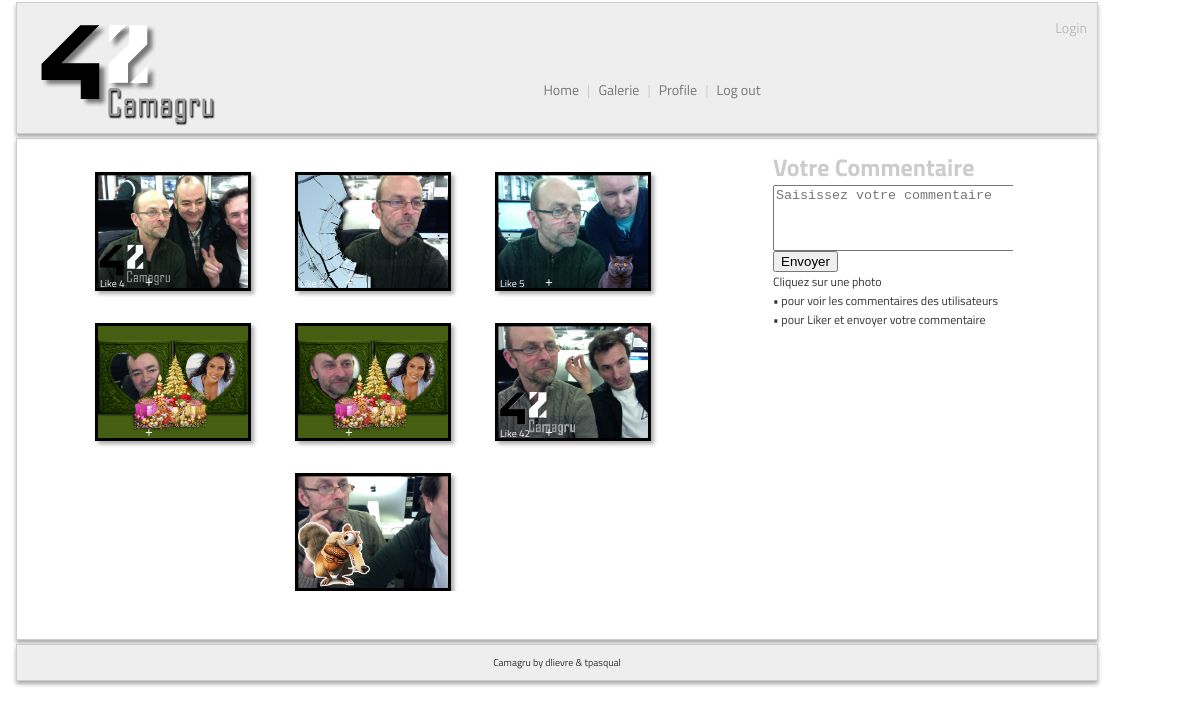
The page /camagru/galerie.php (signed in) on the database its author committed.
### tables this page shows
CREATE TABLE `photos` (
  `Id` int(11) NOT NULL,
  `Id_owner` int(11) NOT NULL,
  `Name_img` int(11) NOT NULL,
  `Date` timestamp NOT NULL DEFAULT CURRENT_TIMESTAMP,
  `Nb_liked` int(11) NOT NULL DEFAULT '0'
);

### camagru/CSession.class.php (called while the page is built, shortened)
<?php
Class CSession
{
    private $servername = "localhost";
    private $username = "root";
    private $password = "";
    private $dbname = "camagru";
    private $tbl_photos = "photos";
    private $servername1 = "db665127288.db.1and1.com";
    private $username1 = "dbo665127288";
    private $password1 = "42piscinedltp";
    private $dbname1 = "db665127288";
    public function __construct()
    {
        $Domaine_Serveur = str_replace ( 'www.' , '', $_SERVER['HTTP_HOST']);
        if ($Domaine_Serveur == 'camagru.photeam.com')
            $this->conn = new PDO('mysql:host='.$this->servername1.';dbname='.$this->dbname1, $this->username1, $this->password1);
        else
            $this->conn = new PDO('mysql:host='.$this->servername.';dbname='.$this->dbname, $this->username, $this->password);
        $this->conn->setAttribute(PDO::ATTR_ERRMODE, PDO::ERRMODE_EXCEPTION);
        return;
    }
    function secure($var)
    {
        $var = strip_tags($var);
        return($var);
    }
        public function images_galerie()
        {
            try {
            $rq = $this->secure("SELECT Id, Id_owner, Name_img FROM $this->tbl_photos ORDER BY Date DESC");
            $requete = $this->conn->prepare($rq);
            $requete->execute();
            $nb = 0;
            while($lignes = $requete->fetch(PDO::FETCH_OBJ)){
                $tbl[$nb]['Id'] = $lignes->Id;
                $tbl[$nb]['Id_owner'] = $lignes->Id_owner;
                $tbl[$nb]['Name_img'] = $lignes->Name_img;
                $nb++;
            }
        }
        catch(PDOException $e)
        { echo "Error Database : " . $e->getMessage(); }
        return($tbl);
    }
        public function image_nb_liked($id_img)
        {
            try {
                $rq = $this->secure("SELECT Nb_liked FROM $this->tbl_photos WHERE Name_img = '$id_img'");
                $cpt = 0;
            $requete = $this->conn->prepare($rq);
            $requete->execute();
            $cpt = $requete->fetch(PDO::FETCH_OBJ);
            $cpt = $cpt->Nb_liked;
        }
        catch(PDOException $e)
        { echo "image_nb_liked Error Database : " . $e->getMessage(); }
        return($cpt);
    }
}
?>

### camagru/galerie.php (the view, shortened to what this page needs)
<?php
require_once('head.php');
require_once('header.php');
$CView = new CPrint();
$CSession = new CSession();
	$Id = $_SESSION['Id'];
	$taille_img = ' width="150px" height="auto" ';
	print('<div id="div_galerie">');
	$images_galerie = $CSession->images_galerie();
	$nb = 0;
	foreach ($images_galerie as $key => $value)
	{
		$CView->div('','div_img_like_cmt');
		$CView->div('','div_img');
		$id_img = $images_galerie[$nb]['Id'];
		$name_img = $images_galerie[$nb]['Name_img'];
		$images_like = $CSession->image_nb_liked($name_img);
		if ($images_like > 0) $info_images_like = 'Like '.$images_like; else $info_images_like = '';
		$dir_user = 'upload/user_'.$images_galerie[$nb]['Id_owner'].'/';
		$value = $name_img.'.png';
		print "<img class=\"galerie_img\" onclick=\"traitement.view_comment($name_img, 'div_cmt');\" $taille_img id=\"$id_img\" src=\"$dir_user$value\">";
		$CView->div_end();
		print "<div class=\"div_like\" ><p class=\"like\">$info_images_like</p></div>";
		print "<div class=\"div_comment\" ><p class=\"comment\"><a onclick=\"traitement.add_like($name_img, 'div_cmt');\">+</a></p></div>";
		$CView->div_end();
		$nb++;
	}
	print('</div>');
	print('<div id="div_galerie_cmt">');
	$CView->div('div_form_cmt','');
	$CView->titre('Votre Commentaire');
	print "<textarea id=\"send_comment\" rows=\"4\" cols=\"35\" placeholder=\"Saisissez votre commentaire\"></textarea>";
	print("<div id=\"div_send_cmt\"><button id=\"btn_send_cmt\" onclick=\"traitement.send_comment($Id, 'div_cmt');\">Envoyer</button></div>");
	$CView->div_end();
	print("<div id=\"div_cmt\">");
	$CView->content('Cliquez sur une photo <br/>&bull; pour voir les commentaires des utilisateurs<br />&bull; pour Liker et envoyer votre commentaire ', 'content');
	print('</div>');
	print('</div>');
include ('footer.php');
?>

### camagru/head.php (shortened to what this page needs)
<!DOCTYPE HTML PUBLIC "-//W3C//DTD HTML 4.01 Transitional//EN"
 "http://www.w3.org/TR/html4/loose.dtd">
<html lang="fr">
<head>
<link rel="stylesheet" href="base.css" type="text/css">
</head>
<body>

### camagru/CPrint.class.php (shortened to what this page needs)
<?php
Class CPrint{
     public  function content($Info, $class)
    {
      print ('<p class="'.$class.'">'.$Info.'</p>');
      return;
    }
    public  function link($href, $text, $class, $target, $sep)
    {
      print ("<a href=\"$href\" class=\"$class\" target=\"$target\">$text</a>");
      if ($sep) print "<span class=\"menu\">  $sep </span>";
      return;
    }
    public  function div($id, $class)
    {
      if ($id) $id = "id=\"$id\"";
      if ($class) $class = "class=\"$class\"";
      print "<div $id $class>";
    }
    public  function div_end()
    {
      print "</div>";
    }
    public  function titre($Info)
    {
      print ('<h2>'.$Info.'</h2>');
      return;
    }
}
?>

### camagru/header.php (shortened to what this page needs)
<?php
$CView = new CPrint;
$CView->div('header', '');
$CView->div('', 'header_titre');
print "<h1> </h1>";
$CView->div_end();
if ($_SESSION['valide'] == 'ok') {
	$status = 'Login';
	$CView->div('header_user', 'header_user');
	print'<p class="header_user">';
	print $status.'<br />'.$_SESSION["email"].'<br />';
	print '</p>';
	$CView->div_end();
	$CView->div('header_menu', 'header_menu');
	print '<p class="header_menu">';
	$CView->link('index.php', 'Home', '', '', '|');
	print '</p>';
}
?>

### camagru/footer.php (shortened to what this page needs)
<?php
print'<div id="footer">';
print '</div>';
print'</body>';
print'</html>';
?>

### camagru/base.css (style rules this page uses)
body { margin : 0px; padding : 0px; color: #333333; background-color:#FFFFFF; font-family: 'Titillium Web', sans-serif; }
#header { display: inline-block; vertical-align: top; height: 130px; border: 1px solid #CCCCCC; background-color: #EEE; box-shadow: 0px 3px 4px #aaa; }
h1 { width: 200px; height: 110px; background-image: url("images/42_logo.png"); background-repeat: no-repeat; }
#header_user { position: relative; text-align: right; vertical-align: top; margin : 10px 10px 0px 0px; }
#header_menu { position: relative; bottom: 0px; right: 5px; text-align: center; margin : 20px; }
#global { display: inline-block; height: auto; vertical-align: top; padding: 0px; border: 1px solid #CCCCCC; box-shadow: 0px 3px 4px #aaa; }
#div_galerie { display: inline-block; vertical-align: top; text-align: center; padding: 0px; border: 0px solid #CCCCCC; overflow:auto; }
#div_galerie { position: relative; z-index:0; margin: 0px; }
.div_img_like_cmt { width: 200px; height: 150px; display: inline-block; position: relative; z-index:1; }
.div_img { display: inline-block; position: absolute; bottom:0px; left:0px; z-index:1; }
.div_like { display: inline-block; position: absolute; bottom:0px; left:5px; z-index:3; }
.div_comment { display: inline-block; position: absolute; bottom:0px; left:50px; z-index:3; }
.galerie_img { margin: 0px; border: 3px solid #000000; box-shadow: 3px 3px 4px #aaa; }
#div_galerie_cmt { display: inline-block; position: fixed; margin: 10px 0px; overflow: hidden; }
#div_form_cmt { display: inline; margin: 0px 0px; }
#div_cmt { display: inline; margin: 0px 0px; }
#footer { display: inline-block; height: auto; vertical-align: top; text-align: center; padding: 0px 0px; border: 1px solid #CCCCCC; background-color: #EEE; box-shadow: 0px 3px 4px #aaa; }
p.header_user { color: #BBBBBB; }
p.header_user a:link, p a:link { color: #777; text-decoration: none; }
span.menu { color: #CCCCCC; margin: 0px 5px 0px 5px; }
p.like, .comment { color: #FFFFFF; margin: 0px; }
h1 { float: left; margin-top: 20px; margin-left: 20px; margin-bottom: 40px; color: #CCC; text-shadow: 3px 3px 3px #666; }
h2 { color: #CCC; margin: 0; }
@media screen and (min-width: 541px) and (max-width: 5000px) { #header, #footer, #div_galerie { width: 90%; margin: 2px 1em; } }
@media screen and (min-width: 541px) and (max-width: 5000px) { #global { width: 90%; min-height: 500px; margin: 2px 1em; } }
@media screen and (min-width: 541px) and (max-width: 5000px) { #div_galerie { width: 70%; min-height: 300px; height:100%; margin: 2px 0em; } }
@media screen and (min-width: 541px) and (max-width: 5000px) { #div_galerie_cmt, #div_form_cmt, #div_cmt { width: 20%; } }
@media screen and (min-width: 541px) and (max-width: 5000px) { p, td.form { font-size: 12px; } }
@media screen and (min-width: 541px) and (max-width: 5000px) { p.content, p.content_left, p.content_right, p.content_center { font-size: 12px; margin: 0px 0px; } }
@media screen and (min-width: 541px) and (max-width: 5000px) { p.notice, p.like { font-size: 10px; } }
@media all and (min-width: 481px) and (max-width: 1280px) { p, td.form { font-size: 14px; } }
@media all and (min-width: 481px) and (max-width: 1280px) { p.content, p.content_left, p.content_right, p.content_center { font-size: 12px; } }
@media all and (min-width: 481px) and (max-width: 1280px) { p.notice { font-size: 10px; } }

### rows shown on the page
photos: Name_img (picture), info_images_like "Like 4"
photos: Name_img (picture), info_images_like "Like 5"
photos: Name_img (picture), info_images_like "Like 5"
photos: Name_img (picture)
photos: Name_img (picture)
photos: Name_img (picture), info_images_like "Like 42"
photos: Name_img (picture)

### other values the page prints
$status "Login"
$text "Home Galerie Profile Log out"
$sep "| | |"
$Info "Votre Commentaire"
$Info "Cliquez sur une photo • pour voir les commentaires des utilisateurs • pour Liker et envoyer votre commentaire Camagru by dlievre & tpasqual"
